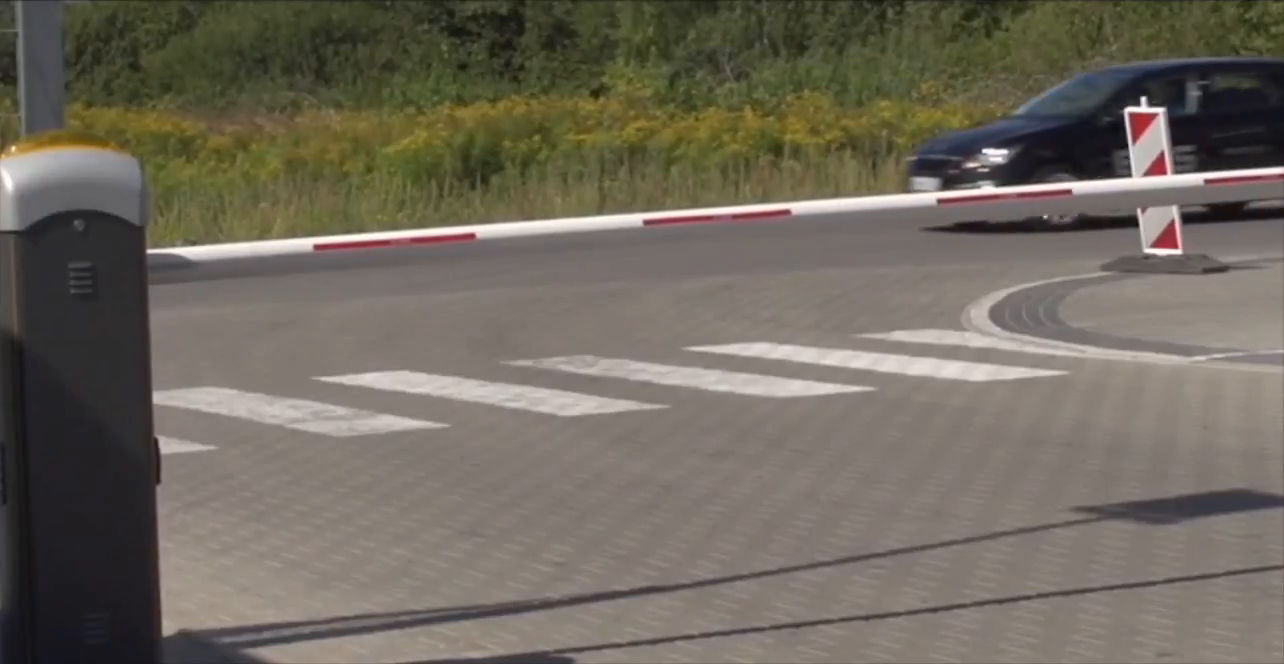
#> input picture frame 50 of llm/test2.mp4, 1284 x 664 px
$ python VehicleStopDetector.py
#> lines starting #> are read from the running program, lines starting #| are printed output that depends on the picture; after the words box and inside, x2 and y2 are one past the last pixel; in counts of white or black regions, pixels touching at a corner belong together
import cv2
import numpy as np
import time
import os
from datetime import datetime

def detect_stopped_vehicles(video_path, output_folder='detected_vehicles'):
#> called with video_path = '/Users/piotrwaluszek/Downloads/test2.mp4', output_folder = 'detected_vehicles'
    if not os.path.exists(output_folder):
        os.makedirs(output_folder)

    cap = cv2.VideoCapture(video_path)

    if not cap.isOpened():
        print("Błąd: Nie można otworzyć pliku wideo.")
        return

    fps = cap.get(cv2.CAP_PROP_FPS)
    if fps <= 0:
        fps = 30

    frame_width = int(cap.get(cv2.CAP_PROP_FRAME_WIDTH))
    frame_height = int(cap.get(cv2.CAP_PROP_FRAME_HEIGHT))

    print(f"FPS wideo: {fps}")
    print(f"Wymiary wideo: {frame_width}x{frame_height}")

    two_seconds_frames = int(fps * 2)
    print(f"Liczba klatek na 2 sekundy: {two_seconds_frames}")

    history = 300
    varThreshold = 25
    detectShadows = False

    backSub = cv2.createBackgroundSubtractorMOG2(history, varThreshold, detectShadows)

    min_contour_area = 1000
    min_stop_frames = two_seconds_frames
    vehicle_tracking = {}
    next_id = 0

    max_captures_per_vehicle = 1

    movement_threshold = 5

    stabilization_frames = min(5, int(fps) // 2)

    proximity_threshold = 0.6
    bottom_region_threshold = 0.5

    frame_count = 0

    last_save_time = time.time() - 10
    min_save_interval = 3

    while True:
        ret, frame = cap.read()
#> frame is the input picture: shape (664, 1284, 3); mean B, G, R 93.3, 104.4, 111.1

        if not ret:
            print("Koniec pliku wideo lub błąd odczytu.")
            break

        frame_count += 1
        current_time = time.time()

        display_frame = frame.copy()

        fgMask = backSub.apply(frame)
#> fgMask: shape (664, 1284); every value is 255

        kernel = np.ones((5, 5), np.uint8)
        fgMask = cv2.morphologyEx(fgMask, cv2.MORPH_OPEN, kernel)
        fgMask = cv2.morphologyEx(fgMask, cv2.MORPH_CLOSE, kernel)

        contours, _ = cv2.findContours(fgMask, cv2.RETR_EXTERNAL, cv2.CHAIN_APPROX_SIMPLE)
#> contours = [[[0, 0], [0, 663], [1283, 663], [1283, 0]]]

        for vehicle_id in vehicle_tracking:
            vehicle_tracking[vehicle_id]['visible'] = False

        for contour in contours:
            area = cv2.contourArea(contour)
            if area < min_contour_area:
                continue

            x, y, w, h = cv2.boundingRect(contour)

            center_x = x + w // 2
            center_y = y + h // 2

            matched = False
            for vehicle_id, vehicle_data in vehicle_tracking.items():
                prev_x, prev_y = vehicle_data['center']

                match_threshold = max(50, min(w, h) // 3)

                if abs(center_x - prev_x) < match_threshold and abs(center_y - prev_y) < match_threshold:
                    dx = abs(center_x - prev_x)
                    dy = abs(center_y - prev_y)
                    movement = np.sqrt(dx*dx + dy*dy)

                    vehicle_tracking[vehicle_id]['center'] = (center_x, center_y)
                    vehicle_tracking[vehicle_id]['visible'] = True
                    vehicle_tracking[vehicle_id]['rect'] = (x, y, w, h)
                    vehicle_tracking[vehicle_id]['area'] = area

                    is_wide = w / frame_width > proximity_threshold
                    is_tall = h / frame_height > proximity_threshold
                    is_bottom = (y + h) > (frame_height * bottom_region_threshold)
                    is_close = is_wide or is_tall or is_bottom

                    vehicle_tracking[vehicle_id]['is_close'] = is_close

                    vehicle_tracking[vehicle_id]['movement_history'].append(movement)
                    if len(vehicle_tracking[vehicle_id]['movement_history']) > stabilization_frames:
                        vehicle_tracking[vehicle_id]['movement_history'].pop(0)

                    avg_movement = sum(vehicle_tracking[vehicle_id]['movement_history']) / len(vehicle_tracking[vehicle_id]['movement_history'])

                    if avg_movement < movement_threshold:
                        vehicle_tracking[vehicle_id]['stop_frames'] += 1

                        if (vehicle_tracking[vehicle_id]['stop_frames'] >= min_stop_frames and
                            vehicle_tracking[vehicle_id]['is_close'] and
                            vehicle_tracking[vehicle_id]['captures'] < max_captures_per_vehicle and
                            current_time - last_save_time >= min_save_interval):

                            timestamp = datetime.now().strftime("%Y%m%d_%H%M%S")
                            filename = f"{output_folder}/stopped_vehicle_{vehicle_id}_{timestamp}.jpg"
                            cv2.imwrite(filename, frame)
                            print(f"Zapisano klatkę z zatrzymanym pojazdem do: {filename}")

                            vehicle_tracking[vehicle_id]['captures'] += 1
                            last_save_time = current_time
                    else:
                        if avg_movement > movement_threshold * 1.5:
                            vehicle_tracking[vehicle_id]['stop_frames'] = 0

                    matched = True
                    break

            if not matched:
                is_wide = w / frame_width > proximity_threshold
                is_tall = h / frame_height > proximity_threshold
                is_bottom = (y + h) > (frame_height * bottom_region_threshold)
                is_close = is_wide or is_tall or is_bottom

                vehicle_tracking[next_id] = {
                    'center': (center_x, center_y),
                    'rect': (x, y, w, h),
                    'area': area,
                    'stop_frames': 0,
                    'visible': True,
                    'captures': 0,
                    'movement_history': [0] * stabilization_frames,
                    'is_close': is_close
                }
                next_id += 1
#> this loop made 1 pass
#> (contour, area, x, y, w, h, center_x, center_y) on pass 1: ([[0, 0], [0, 663], [1283, 663], [1283, 0]], 850629, 0, 0, 1284, 664, 642, 332)
#> after the loop, last_save_time = 1.8e+09; next_id = 1; vehicle_tracking = 1 item

        vehicle_ids = list(vehicle_tracking.keys())
#> vehicle_ids = [0]
        for vehicle_id in vehicle_ids:
            if not vehicle_tracking[vehicle_id]['visible']:
                if 'invisible_count' not in vehicle_tracking[vehicle_id]:
                    vehicle_tracking[vehicle_id]['invisible_count'] = 1
                else:
                    vehicle_tracking[vehicle_id]['invisible_count'] += 1

                if vehicle_tracking[vehicle_id]['invisible_count'] > two_seconds_frames:
                    del vehicle_tracking[vehicle_id]
            else:
                vehicle_tracking[vehicle_id]['invisible_count'] = 0
#> this loop made 1 pass

        for vehicle_id, vehicle_data in vehicle_tracking.items():
            if not vehicle_data['visible']:
                continue

            x, y, w, h = vehicle_data['rect']

            if vehicle_data['is_close']:
                if vehicle_data['stop_frames'] > 0:
                    ratio = min(1.0, vehicle_data['stop_frames'] / min_stop_frames)
                    color = (0, int(255 * (1 - ratio)), 255)
                else:
                    color = (0, 255, 255)
            else:
                if vehicle_data['stop_frames'] > 0:
                    ratio = min(1.0, vehicle_data['stop_frames'] / min_stop_frames)
                    color = (int(255 * ratio), 255, 0)
                else:
                    color = (0, 255, 0)

            cv2.rectangle(display_frame, (x, y), (x + w, y + h), color, 2)

            info_text = f"ID: {vehicle_id}"
            cv2.putText(display_frame, info_text, (x, y - 10),
                        cv2.FONT_HERSHEY_SIMPLEX, 0.5, color, 2)

            if vehicle_data['stop_frames'] > 0:
                percent = min(100, int(vehicle_data['stop_frames'] * 100 / min_stop_frames))
                stop_text = f"Stop: {percent}%"
                cv2.putText(display_frame, stop_text, (x, y + h + 20),
                            cv2.FONT_HERSHEY_SIMPLEX, 0.5, color, 2)

                proximity_text = "Blisko" if vehicle_data['is_close'] else "Daleko"
                cv2.putText(display_frame, proximity_text, (x, y + h + 40),
                            cv2.FONT_HERSHEY_SIMPLEX, 0.5, color, 2)

                if vehicle_data['captures'] > 0:
                    capture_text = f"Zapisano"
                    cv2.putText(display_frame, capture_text, (x, y + h + 60),
                                cv2.FONT_HERSHEY_SIMPLEX, 0.5, (0, 0, 255), 2)
#> this loop made 1 pass
#> (vehicle_id, x, y, w, h, color, info_text) on pass 1: (0, 0, 0, 1284, 664, (0, 255, 255), 'ID: 0')
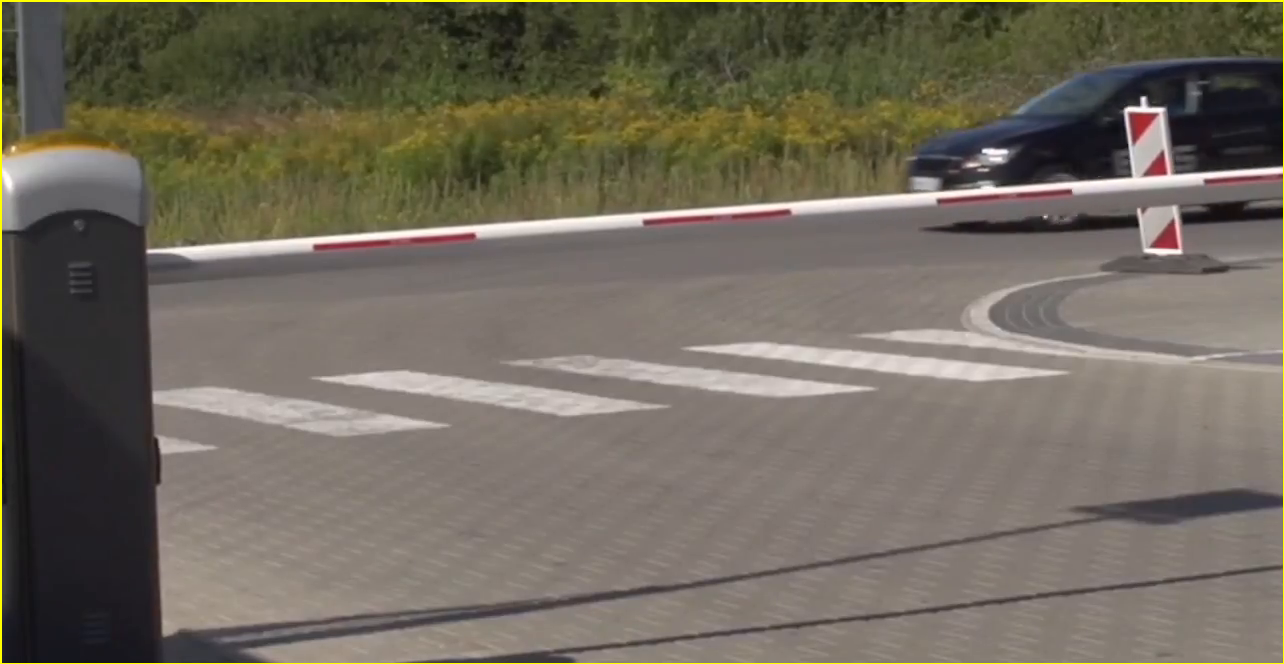
#> display_frame: shape (664, 1284, 3); 0.68% of pixels changed, all inside (x1, y1, x2, y2) = (0, 0, 1284, 664)

        cv2.putText(display_frame, f"Pojazdy: {len(vehicle_tracking)}", (10, 30),
                    cv2.FONT_HERSHEY_SIMPLEX, 0.7, (0, 0, 255), 2)
        cv2.putText(display_frame, f"Klatka: {frame_count}", (10, 60),
                    cv2.FONT_HERSHEY_SIMPLEX, 0.7, (0, 0, 255), 2)

        bottom_line_y = int(frame_height * bottom_region_threshold)
        cv2.line(display_frame, (0, bottom_line_y), (frame_width, bottom_line_y), (255, 0, 0), 2)
        cv2.putText(display_frame, "Strefa bliskości", (10, bottom_line_y - 10),
                    cv2.FONT_HERSHEY_SIMPLEX, 0.7, (255, 0, 0), 2)
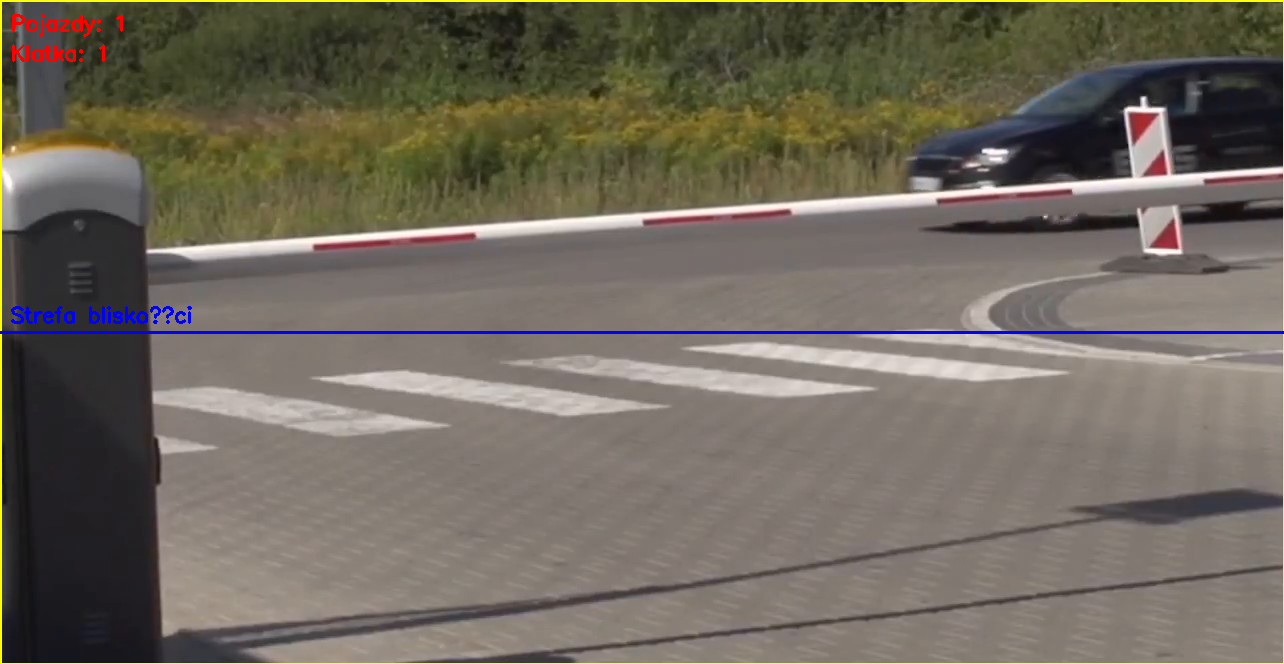
#> display_frame: shape (664, 1284, 3); mean B, G, R 93.7, 104.9, 112

        cv2.imshow('VehicleStopDetector', display_frame)
        cv2.imshow('Maska', fgMask)

        if cv2.waitKey(30) & 0xFF == ord('q'):
#> (key q is pressed here)
            break

    cap.release()
    cv2.destroyAllWindows()

video_path = '/Users/piotrwaluszek/Downloads/test2.mp4'
detect_stopped_vehicles(video_path)

$ run again, starting later in the video
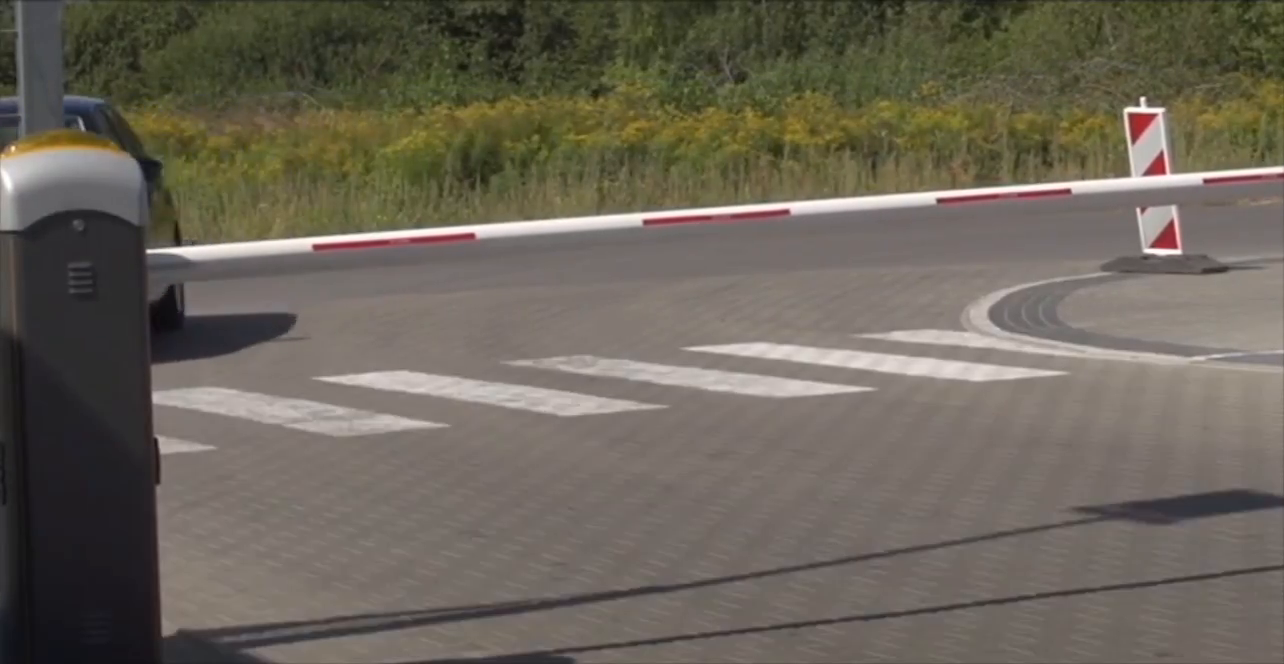
#> input picture frame 225 of llm/test2.mp4, 1284 x 664 px
#> in detect_stopped_vehicles, frame is the input picture: shape (664, 1284, 3); mean B, G, R 88.5, 100.1, 106.6
#> fgMask: shape (664, 1284); every value is 255
#> contours = [[[0, 0], [0, 663], [1283, 663], [1283, 0]]]
#> the loop in detect_stopped_vehicles, `for contour in contours:` made 1 pass
#> (contour, area, x, y, w, h, center_x, center_y) on pass 1: ([[0, 0], [0, 663], [1283, 663], [1283, 0]], 850629, 0, 0, 1284, 664, 642, 332)
#> after the loop in detect_stopped_vehicles, `for contour in contours:`: last_save_time = 1.8e+09; next_id = 1; vehicle_tracking = 1 item
#> vehicle_ids = [0]
#> the loop in detect_stopped_vehicles, `for vehicle_id in vehicle_ids:` made 1 pass
#> the loop in detect_stopped_vehicles, `for vehicle_id, vehicle_data in vehicle_tracking.items():` made 1 pass
#> (vehicle_id, x, y, w, h, color, info_text) on pass 1: (0, 0, 0, 1284, 664, (0, 255, 255), 'ID: 0')
#> after the loop in detect_stopped_vehicles, `for vehicle_id, vehicle_data in vehicle_tracking.items():`:
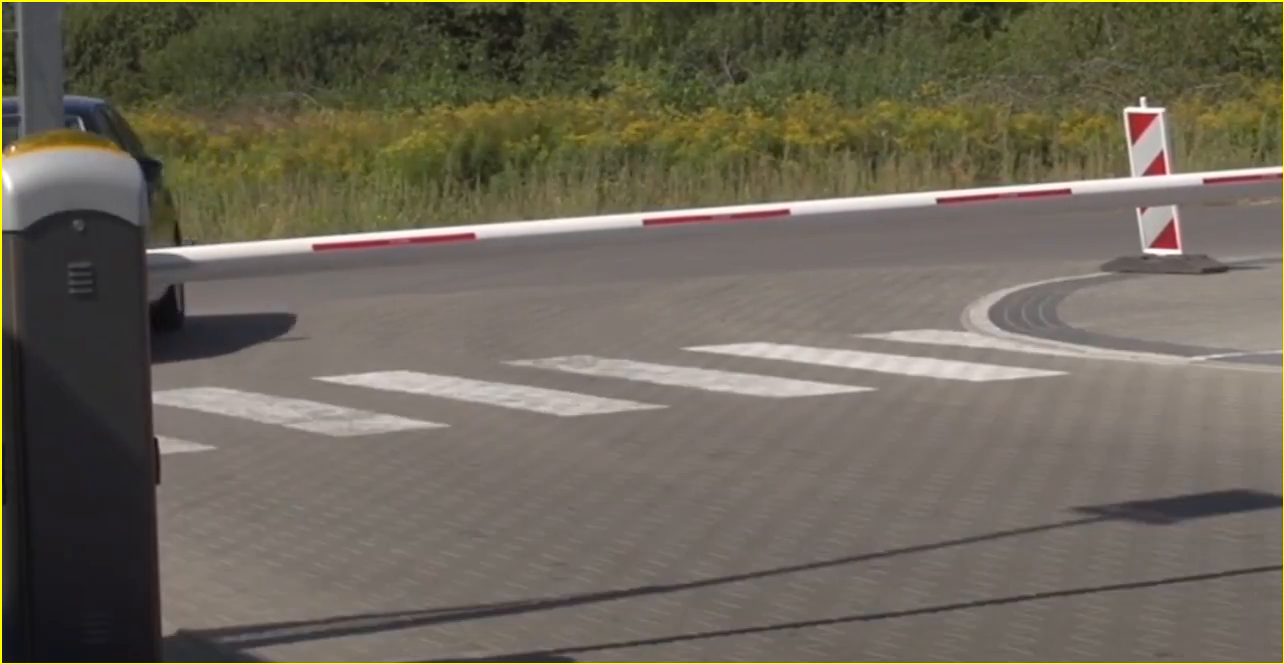
#> display_frame: shape (664, 1284, 3); 0.68% of pixels changed, all inside (x1, y1, x2, y2) = (0, 0, 1284, 664)
#> in detect_stopped_vehicles, `cv2.putText(display_frame, "Strefa bliskości", (10, bottom_line_y - 10..`:
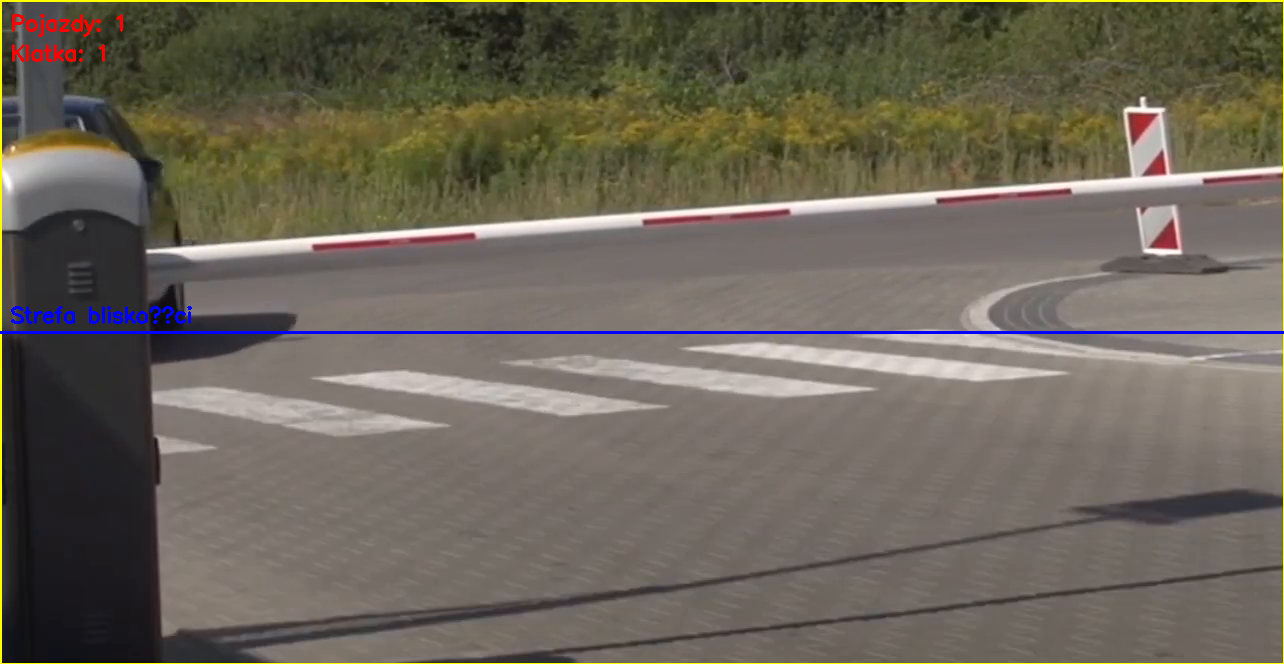
#> display_frame: shape (664, 1284, 3); mean B, G, R 89, 100.8, 107.6
